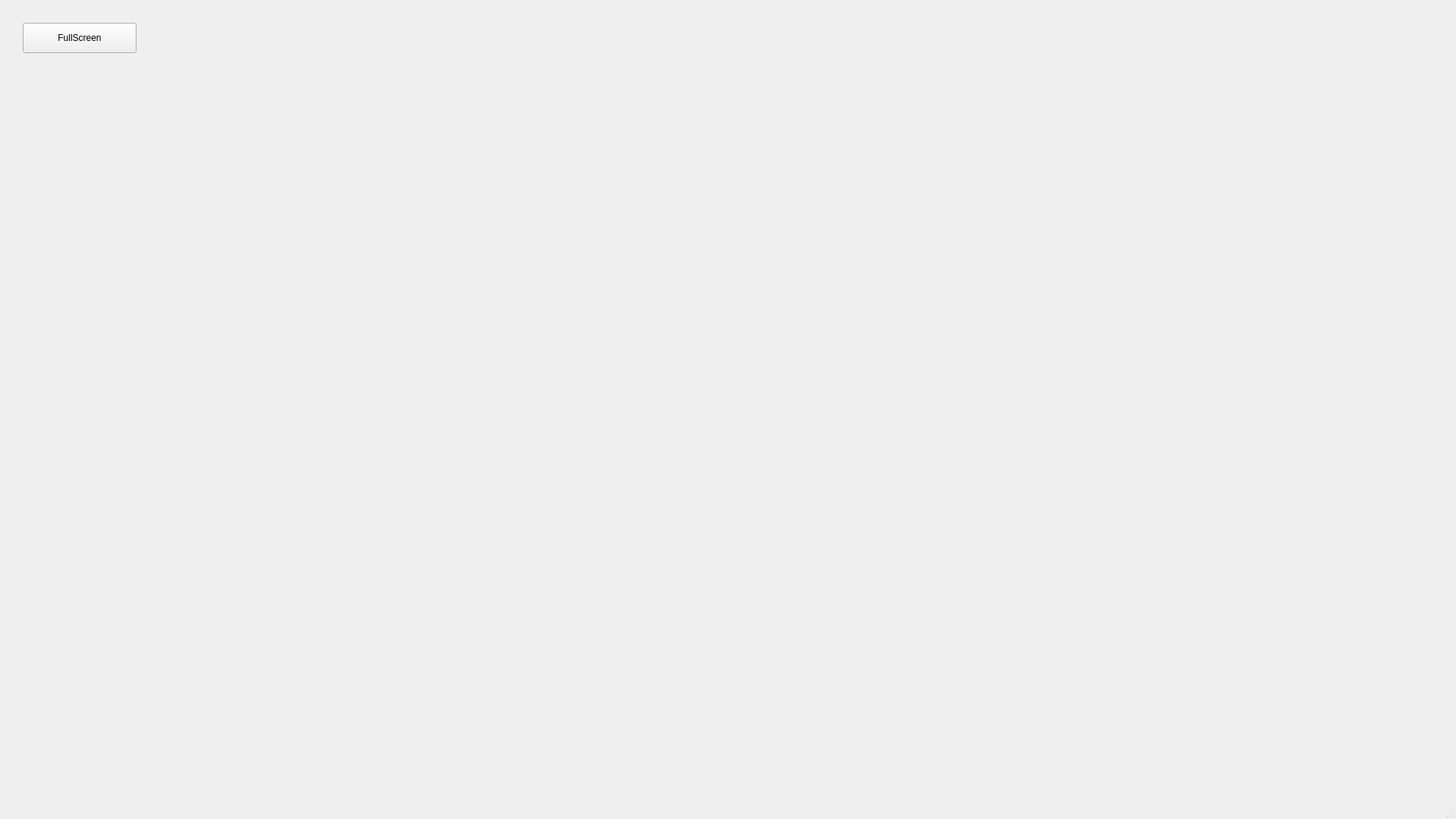
<?xml version="1.0" encoding="UTF-8"?>
<ui version="4.0">
 <class>SlideWindow</class>
 <widget class="QMainWindow" name="SlideWindow">
  <property name="geometry">
   <rect>
    <x>0</x>
    <y>0</y>
    <width>1920</width>
    <height>1080</height>
   </rect>
  </property>
  <property name="windowTitle">
   <string>MainWindow</string>
  </property>
  <widget class="QWidget" name="centralwidget">
   <widget class="QPushButton" name="FullScreenButton">
    <property name="geometry">
     <rect>
      <x>30</x>
      <y>30</y>
      <width>150</width>
      <height>40</height>
     </rect>
    </property>
    <property name="text">
     <string>FullScreen</string>
    </property>
   </widget>
   <widget class="QLabel" name="LyricLabel">
    <property name="geometry">
     <rect>
      <x>0</x>
      <y>0</y>
      <width>1920</width>
      <height>1080</height>
     </rect>
    </property>
    <property name="font">
     <font>
      <weight>75</weight>
      <bold>true</bold>
     </font>
    </property>
    <property name="text">
     <string/>
    </property>
    <property name="alignment">
     <set>Qt::AlignCenter</set>
    </property>
   </widget>
   <zorder>LyricLabel</zorder>
   <zorder>FullScreenButton</zorder>
  </widget>
  <widget class="QMenuBar" name="menubar">
   <property name="geometry">
    <rect>
     <x>0</x>
     <y>0</y>
     <width>1920</width>
     <height>21</height>
    </rect>
   </property>
  </widget>
  <widget class="QStatusBar" name="statusbar"/>
 </widget>
 <resources/>
 <connections/>
</ui>
